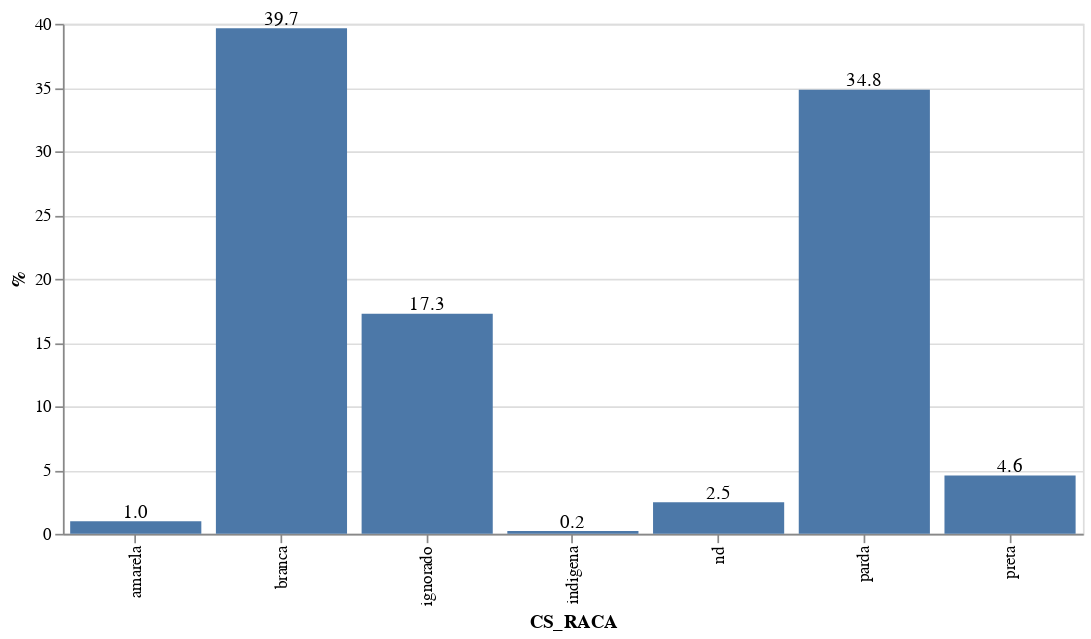

Notebook source saved alongside this figure:
### Markdown cell above
**Gráfico 2 - CS_ESCOL_N: Frequência relativa**

### Code cell
#hide_input

get_chart_bar(df,sort_values=False,y_col_index=2,labels=True)

### Figure 1 — Vega-Lite specification as saved in the notebook (floating-point values rounded to 4 significant figures)
{"config": {"view": {"continuousWidth": 400, "continuousHeight": 300}}, "layer": [{"mark": "bar", "encoding": {"x": {"type": "nominal", "field": "CS_RACA", "sort": "x"}, "y": {"type": "quantitative", "field": "%"}}, "height": 300, "width": 600}, {"mark": {"type": "text", "align": "center", "baseline": "bottom", "dy": 0}, "encoding": {"text": {"type": "quantitative", "field": "%", "format": ",.1f"}, "x": {"type": "nominal", "field": "CS_RACA", "sort": "x"}, "y": {"type": "quantitative", "field": "%"}}, "height": 300, "width": 600}], "data": {"name": "data-31057c3b95325d6ef1c67a33543de59b"}, "$schema": "https://vega.github.io/schema/vega-lite/v4.8.1.json", "datasets": {"data-31057c3b95325d6ef1c67a33543de59b": [{"CS_RACA": "amarela", "N⁰ de casos": 21001, "%": 0.9909}, {"CS_RACA": "branca", "N⁰ de casos": 840424, "%": 39.65}, {"CS_RACA": "ignorado", "N⁰ de casos": 365929, "%": 17.27}, {"CS_RACA": "indigena", "N⁰ de casos": 4663, "%": 0.22}, {"CS_RACA": "nd", "N⁰ de casos": 52431, "%": 2.474}, {"CS_RACA": "parda", "N⁰ de casos": 737962, "%": 34.82}, {"CS_RACA": "preta", "N⁰ de casos": 97031, "%": 4.578}]}}
